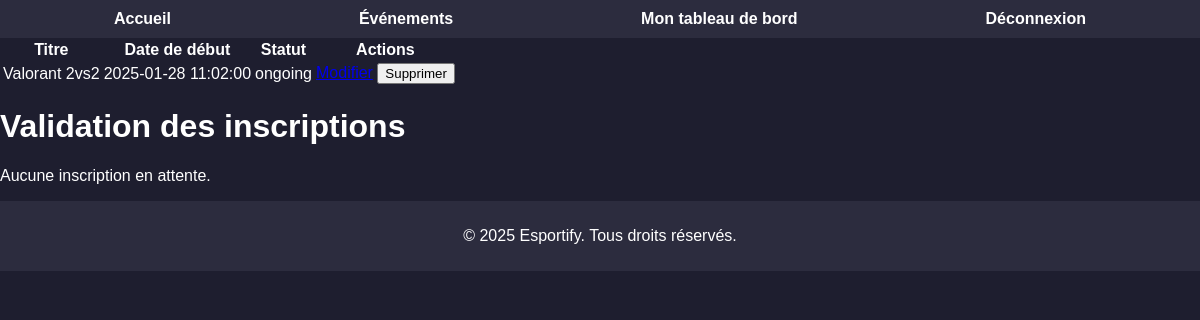
The page /events/Manage/manage_events.php (signed in) on the database its author committed.
### tables this page shows
CREATE TABLE `events` (
  `id` int NOT NULL,
  `title` varchar(255) NOT NULL DEFAULT 'Titre manquant',
  `description` text,
  `date_start` datetime NOT NULL,
  `date_end` datetime NOT NULL,
  `organizer` varchar(50) DEFAULT NULL,
  `max_players` int DEFAULT NULL,
  `current_players` int DEFAULT '0',
  `is_visible` tinyint(1) DEFAULT '1',
  `status` enum('pending','ongoing','completed','rejected') DEFAULT 'pending',
  `organizer_id` int NOT NULL
);

### events/Manage/manage_events.php (the view, shortened to what this page needs)
<?php
$host = 'localhost';
$dbname = 'esportify';
$username = 'root';
$password = '';
try {
    $pdo = new PDO("mysql:host=$host;dbname=$dbname", $username, $password);
    $pdo->setAttribute(PDO::ATTR_ERRMODE, PDO::ERRMODE_EXCEPTION);
} catch (PDOException $e) {
    die("Erreur de connexion : " . $e->getMessage());
}
$userId = $_SESSION['user_id'];
$stmt = $pdo->prepare("
    SELECT *
    FROM events
    WHERE organizer_id = :user_id
    ORDER BY date_start ASC
");
$stmt->execute(['user_id' => $userId]);
$events = $stmt->fetchAll(PDO::FETCH_ASSOC);
?>
<!DOCTYPE html>
<html lang="fr">
<head>
    <link rel="stylesheet" href="../../Index.css">
</head>
<body>
<header>
    <nav>
        <ul>
            <li><a href="../../Index.php">Accueil</a></li>
            <li><a href="../events.php">Événements</a></li>
            <li><a href="../../login/role/organizer_dashboard.php">Mon tableau de bord</a></li>
            <li><a href="../../login/logout.php">Déconnexion</a></li>
        </ul>
    </nav>
</header>
<main>
    <?php if (empty($events)): ?>
        <p>Vous n'avez créé aucun événement pour le moment.</p>
    <?php else: ?>
        <table>
            <thead>
            <tr>
                <th>Titre</th>
                <th>Date de début</th>
                <th>Statut</th>
                <th>Actions</th>
            </tr>
            </thead>
            <tbody>
            <?php foreach ($events as $event): ?>
                <tr>
                    <td><?= htmlspecialchars($event['title']); ?></td>
                    <td><?= htmlspecialchars($event['date_start']); ?></td>
                    <td><?= htmlspecialchars($event['status']); ?></td>
                    <td>
                        <a href="edit_event.php?id=<?= $event['id']; ?>" class="button">Modifier</a>
                        <form action="delete_event.php" method="POST" style="display:inline;">
                            <button type="submit" class="button danger">Supprimer</button>
                        </form>
                    </td>
                </tr>
            <?php endforeach; ?>
            </tbody>
        </table>
    <?php endif; ?>
</main>
<main>
<h1>Validation des inscriptions</h1>
<?php if (empty($participants)): ?>
    <p>Aucune inscription en attente.</p>
<?php endif; ?>
</main>
<footer>
    <p>&copy; 2025 Esportify. Tous droits réservés.</p>
</footer>
</body>
</html>

### Index.css (style rules this page uses)
body { margin: 0; font-family: Arial, sans-serif; color: #ffffff; background-color: #1e1e2f; }
header { background: #2c2c3e; padding: 10px 20px; }
nav ul { list-style: none; display: flex; justify-content: space-around; margin: 0; padding: 0; }
nav a { color: #ffffff; text-decoration: none; font-weight: bold; }
footer { text-align: center; padding: 10px; background: #2c2c3e; }

### rows shown on the page
events: title "Valorant 2vs2", date_start "2025-01-28 11:02:00", status "ongoing"
